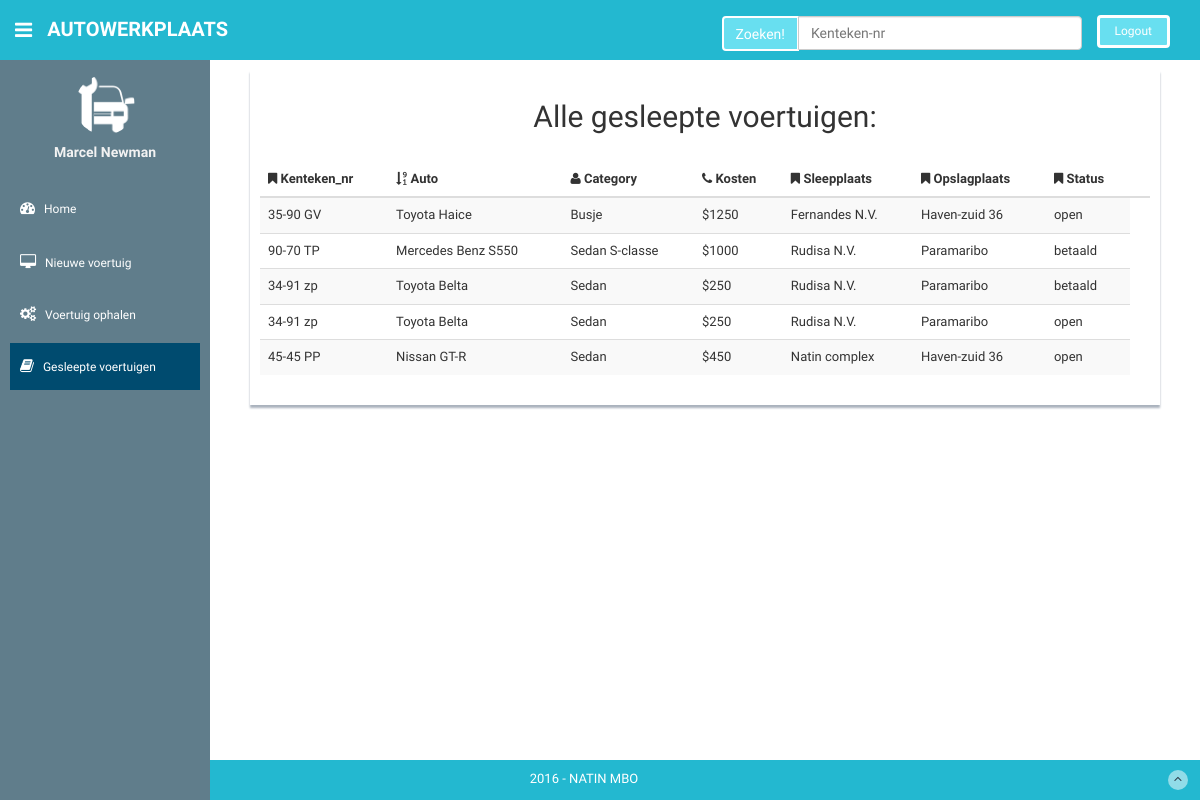
Page /Autowerkplaats-2016-06-20/Sleepdienst/Gesleeptevoertuigen.php on the committed database.
### tables this page shows
CREATE TABLE IF NOT EXISTS `sleepdienst` (
  `sleep_id` int(50) NOT NULL AUTO_INCREMENT,
  `kenteken_nr` varchar(50) NOT NULL,
  `auto` varchar(50) NOT NULL,
  `klant` varchar(50) NOT NULL,
  `category` varchar(50) NOT NULL,
  `kosten` varchar(50) NOT NULL,
  `sleepplaats` varchar(50) NOT NULL,
  `opslagplaats` varchar(50) NOT NULL,
  `Status` varchar(50) NOT NULL,
  PRIMARY KEY (`sleep_id`)
);

### Autowerkplaats-2016-06-20/Sleepdienst/assets/includes/geschoproep_allevoertuigen.php (the view, shortened to what this page needs)
<?php
	include "config.php";
	$sql = "SELECT * FROM sleepdienst ORDER BY sleep_id DESC ";
	$result = $conn->query($sql);
	if ($result->num_rows > 0) {
		while ($row = $result->fetch_assoc()) {
			 $kenteken_nr = $row['kenteken_nr'];
			 $auto = $row['auto'];
			 $category = $row['category'];
			 $kosten = $row['kosten'];
			 $sleepplaats = $row['sleepplaats'];
			 $opslagplaats = $row['opslagplaats'];
			 $Status = $row['Status'];
	 echo   "
<tr>
	<td>".$kenteken_nr."</td>
	<td>".$auto."</td>
	<td>".$category. "</td>
	<td>".$kosten."</td>
	<td>".$sleepplaats."</td>
	<td>".$opslagplaats."</td>
	<td>".$Status."</td>
</tr>
";
    }
}else{
echo "
	<p class='category'>Oeps er zijn geen managers vastgelegd</p>
	";
  }
 ?>

### Autowerkplaats-2016-06-20/Sleepdienst/Gesleeptevoertuigen.php (shortened to what this page needs)
<!DOCTYPE html>
<html lang="en">
  <head>
    <link href="assets/css/bootstrap.css" rel="stylesheet">
    <link href="assets/font-awesome/css/font-awesome.css" rel="stylesheet" />
    <link rel="stylesheet" type="text/css" href="assets/css/zabuto_calendar.css">
    <link rel="stylesheet" type="text/css" href="assets/js/gritter/css/jquery.gritter.css" />
    <link rel="stylesheet" type="text/css" href="assets/lineicons/style.css">
    <link href="assets/css/style.css" rel="stylesheet">
    <link href="assets/css/style-responsive.css" rel="stylesheet">
  </head>
  <body>
  <section id="container" >
      <header class="header black-bg">
              <div class="sidebar-toggle-box">
                  <div class="fa fa-bars tooltips" data-placement="right" data-original-title="Toggle Navigation"></div>
              </div>
            <a href="index.html" class="logo"><b>Autowerkplaats</b></a>
            <div class="top-menu">
            <ul class="nav pull-right top-menu">
                    <li><a class="logout" href="login.html">Logout</a></li>
              </ul>
             <div class="col-md-4 pull-right" style="margin-top:16px;">
           <form class="form-horizontal style-form" role="form" method="POST">
            <div class="input-group">
                          <span class="input-group-btn">
                            <input type="submit" name="zoek" class="btn btn-theme "  style="border: 2px solid #fff !important;
                padding-bottom: 5px;" value="Zoeken!">
                          </span>
                          <input type="text" class="form-control" placeholder="Kenteken-nr">
                        </div>
                        </form>
                        </div>
            </div>
        </header>
      <aside>
          <div id="sidebar"  class="nav-collapse ">
              <ul class="sidebar-menu" id="nav-accordion">
                  <p class="centered"><a href="profile.html"><img src="assets/img/apw.png" class="img-circle" width="60"></a></p>
                  <h5 class="centered">Marcel Newman</h5>
                         <li class="mt">
                      <a  href="index.php">
                          <i class="fa fa-dashboard"></i>
                          <span>Home</span>
                      </a>
                  </li>
                  <li class="sub-menu">
                      <a  href="nieuw_auto.php" >
                          <i class="fa fa-desktop"></i>
                          <span>Nieuwe voertuig</span>
                      </a>
                  </li>
                  <li class="sub-menu">
                      <a  href="voertuig_ophalen.php" >
                          <i class="fa fa-cogs"></i>
                          <span>Voertuig ophalen</span>
                      </a>
                  </li>
                  <li class="sub-menu">
                      <a class="active" href="javascript:;" >
                          <i class="fa fa-book"></i>
                          <span>Gesleepte voertuigen</span>
                      </a>
                  </li>
              </ul>
          </div>
      </aside>
      <section id="main-content">
          <section class="wrapper">
                  <div class="col-md-12">
                      <div class="form-panel">
                          <table class="table table-striped table-advance table-hover">
                            <h2 class="text-center"> Alle gesleepte voertuigen:</h2>
                            <br>
                              <thead>
                              <tr><th><i class="fa fa-bookmark"></i> Kenteken_nr</th>
                                  <th><i class="fa fa-sort-numeric-desc"></i> Auto</th>
                                  <th class="hidden-phone"><i class="fa fa-user"></i> Category</th>
                                  <th><i class="fa fa-phone"></i> Kosten</th>
                                  <th><i class="fa fa-bookmark"></i> Sleepplaats</th>
                                   <th><i class="fa fa-bookmark"></i> Opslagplaats</th>
                                    <th><i class="fa fa-bookmark"></i> Status</th>
                                  <th></th>
                              </tr>
                              </thead>
                              <tbody>
                             <?php include 'assets/includes/geschoproep_allevoertuigen.php';
                             ?>
                              </tbody>
                          </table>
                      </div>
                  </div>
          </section>
      </section>
     <footer class="site-footer"style="    width: 100%;
    background: #23b8d0;
    color: #fff;
    padding: 10px 0;
    z-index: -1 ;
    bottom: 0 ;
    position: absolute;">
          <div class="text-center">
              2016 - NATIN MBO
              <a href="index.php#" class="go-top">
                  <i class="fa fa-angle-up"></i>
              </a>
          </div>
      </footer>
  </section>
  </body>
</html>

### Autowerkplaats-2016-06-20/Sleepdienst/assets/css/style.css (style rules this page uses)
body { background: #ffffff; font-family: 'Ruda', sans-serif; padding: 0px !important; margin: 0px !important; font-size:13px; }
ul li { list-style: none; }
a, a:hover, a:focus { text-decoration: none; outline: none; }
#container { width: 100%; height: 100%; }
.btn-theme { color: #fff; background-color: #68dff0; border-color: #48bcb4; }
.centered { text-align: center; }
.mt { margin-top: 25px; }
ul.top-menu > li > .logout { color: #fff; font-size: 12px; border-radius: 4px; -webkit-border-radius: 4px; border: 3px solid #fff !important; padding: 5px 15px; margin-right: 15px; background: #68dff0; margin-top: 15px; }
#sidebar { width: 210px; height: 100%; position: fixed; background: #607d8b; }
#sidebar h5 { color: #f2f2f2; font-weight: 700; }
#sidebar ul li { position: relative; }
ul.sidebar-menu , ul.sidebar-menu li ul.sub { margin: -2px 0 0; padding: 0; }
ul.sidebar-menu { margin-top: 75px; }
ul.sidebar-menu li { margin-bottom: 5px; margin-left:10px; margin-right:10px; }
ul.sidebar-menu li.sub-menu { line-height: 15px; }
ul.sidebar-menu li a span { display: inline-block; }
ul.sidebar-menu li a { color: #fff; text-decoration: none; display: block; padding: 15px 0 15px 10px; font-size: 12px; outline: none; -webkit-transition: all 0.3s ease; -moz-transition: all 0.3s ease; -o-transition: all 0.3s ease; -ms-transition: all 0.3s ease; transition: all 0.3s ease; }
ul.sidebar-menu li a.active, ul.sidebar-menu li a:hover, ul.sidebar-menu li a:focus { background: #004b6f; color: #fff; display: block; -webkit-transition: all 0.3s ease; -moz-transition: all 0.3s ease; -o-transition: all 0.3s ease; -ms-transition: all 0.3s ease; transition: all 0.3s ease; }
ul.sidebar-menu li a i { font-size: 15px; padding-right: 6px; }
ul.sidebar-menu li a.active i { color: #fff; }
#main-content { margin-left: 210px; }
.header, .footer { min-height: 60px; padding: 0 15px; }
.header { position: fixed; left: 0; right: 0; z-index: 1002; }
.black-bg { background: #23b8d0; // border-bottom: 1px solid #c9aa5f; }
.wrapper { display: inline-block; margin-top: 60px; padding-left: 15px; padding-right: 15px; padding-bottom: 15px; padding-top: 0px; width: 100%; }
a.logo { font-size: 20px; color: #ffffff; float: left; margin-top: 15px; text-transform: uppercase; }
a.logo b { font-weight: 900; }
#top_menu .nav > li, ul.top-menu > li { float: left; }
ul.top-menu > li > a { color: #666666; font-size: 16px; border-radius: 4px; -webkit-border-radius: 4px; border:1px solid #666666 !important; padding: 2px 6px; margin-right: 15px; }
.sidebar-toggle-box { float: left; padding-right: 15px; margin-top: 20px; color: #ffffff; }
.sidebar-toggle-box .fa-bars { cursor: pointer; display: inline-block; font-size: 20px; }
.form-panel { background: #ffffff; margin: 10px; padding: 10px; box-shadow: 0px 3px 2px #aab2bd; text-align: left; }
.site-footer { background: #23b8d0; color: #fff; padding: 10px 0; }
.go-top { margin-right: 1%; float: right; background: rgba(255,255,255,.5); width: 20px; height: 20px; border-radius: 50%; -webkit-border-radius: 50%; }
.go-top i { color: #2A3542; }

### rows in the picture
sleepdienst: kenteken_nr "35-90 GV", auto "Toyota Haice", category "Busje", kosten "$1250", sleepplaats "Fernandes N.V.", opslagplaats "Haven-zuid 36", Status "open"
sleepdienst: kenteken_nr "90-70 TP", auto "Mercedes Benz S550", category "Sedan S-classe", kosten "$1000", sleepplaats "Rudisa N.V.", opslagplaats "Paramaribo", Status "betaald"
sleepdienst: kenteken_nr "34-91 zp", auto "Toyota Belta", category "Sedan", kosten "$250", sleepplaats "Rudisa N.V.", opslagplaats "Paramaribo", Status "betaald"
sleepdienst: kenteken_nr "34-91 zp", auto "Toyota Belta", category "Sedan", kosten "$250", sleepplaats "Rudisa N.V.", opslagplaats "Paramaribo", Status "open"
sleepdienst: kenteken_nr "45-45 PP", auto "Nissan GT-R", category "Sedan", kosten "$450", sleepplaats "Natin complex", opslagplaats "Haven-zuid 36", Status "open"
